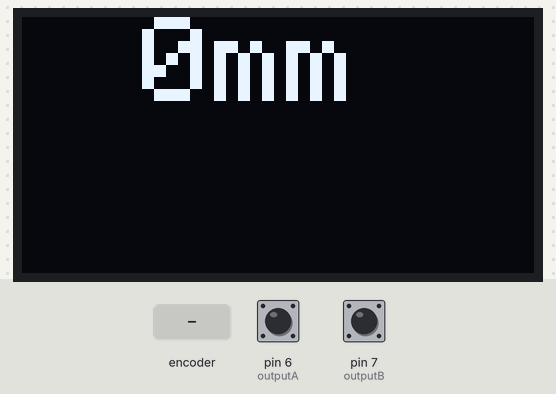
The sketch below on a simulated Arduino Uno, built with avr-gcc and run on an emulated ATmega328P. On the bench: 128×64 one-colour display. The test bench sets the inputs (shaded band); at power-on: pin 6 (outputA) HIGH, pin 7 (outputB) HIGH. What the sketch prints to the serial monitor is not drawn.

Above: at 1.2 s.
1.3 s: rotary encoder on pin 6 (outputA) / pin 7 (outputB) turned 3 steps (first pin leading)
At 2.0 s:
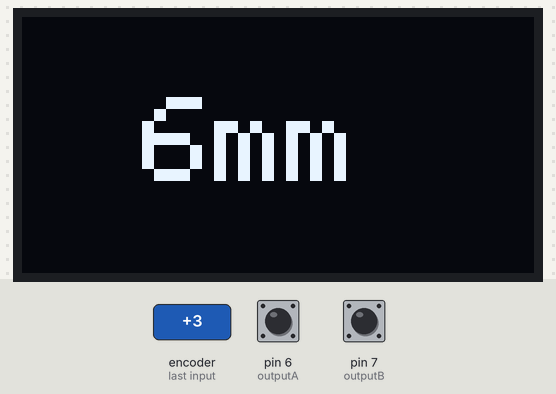
3.4 s: rotary encoder on pin 6 (outputA) / pin 7 (outputB) turned 1 step (first pin leading)
At 4.5 s:
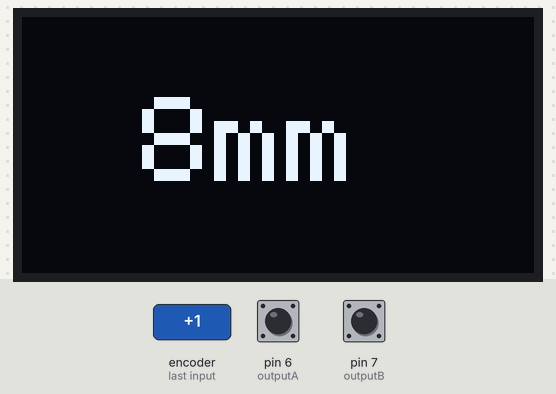
5.1 s: rotary encoder on pin 6 (outputA) / pin 7 (outputB) turned 1 step (first pin leading)
At 5.8 s:
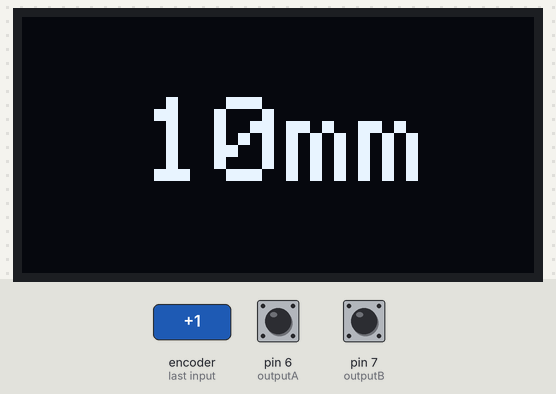
Timing chart, 0 to 8.1 s (numbered marks = the images above; inputs shaded):
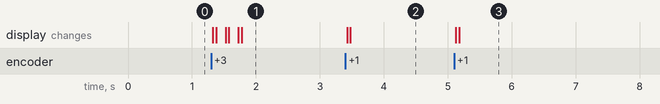

The sketch:

rotary_oled.ino
```cpp
#include <Wire.h>
#include <Adafruit_GFX.h>
#include <Adafruit_SSD1306.h>

#define SCREEN_WIDTH 128 // OLED display width, in pixels
#define SCREEN_HEIGHT 64 // OLED display height, in pixels
#define outputA 6
#define outputB 7
#define OLED_RESET     -1 // Reset pin # (or -1 if sharing Arduino reset pin)
#define SCREEN_ADDRESS 0x3C ///< See datasheet for Address; 0x3D for 128x64, 0x3C for 128x32
Adafruit_SSD1306 display(SCREEN_WIDTH, SCREEN_HEIGHT, &Wire, OLED_RESET);

 int counter = 0;
 int aState;
 int aLastState;

 void setup() {
   pinMode (outputA,INPUT);
   pinMode (outputB,INPUT);

   Serial.begin (9600);
   // Reads the initial state of the outputA
   aLastState = digitalRead(outputA);
     // SSD1306_SWITCHCAPVCC = generate display voltage from 3.3V internally
  if(!display.begin(SSD1306_SWITCHCAPVCC, SCREEN_ADDRESS)) {
    Serial.println(F("SSD1306 allocation failed"));
    for(;;); // Don't proceed, loop forever
  }

  // Show initial display buffer contents on the screen --
  // the library initializes this with an Adafruit splash screen.
  /*display.display();
  delay(2000); // Pause for 2 seconds*/
  display.clearDisplay();
  display.setTextColor(WHITE);
  display.setTextSize(3);
  display.setCursor(30,0);
  display.print("0mm");
  display.display();
 }

 void loop() {
   aState = digitalRead(outputA); // Reads the "current" state of the outputA
   // If the previous and the current state of the outputA are different, that means a Pulse has occured
   if (aState != aLastState){
     // If the outputB state is different to the outputA state, that means the encoder is rotating clockwise
     if (digitalRead(outputB) != aState) {
       counter ++;
     } else {
       counter --;
     }
     display.clearDisplay();
      display.setCursor(30,20);
     display.print(counter);
     display.print("mm");
     display.display();
     Serial.print("Position: ");
     Serial.println(counter);
   }
   aLastState = aState; // Updates the previous state of the outputA with the current state
 }
```

Measured:
- after the input at 1.3 s, the display: first changes at once (image 1 shows a later state)
- after the input at 3.4 s, the display: first changes at once (image 2 shows a later state)
- after the input at 5.1 s, the display: first changes at once (image 3 shows a later state)
